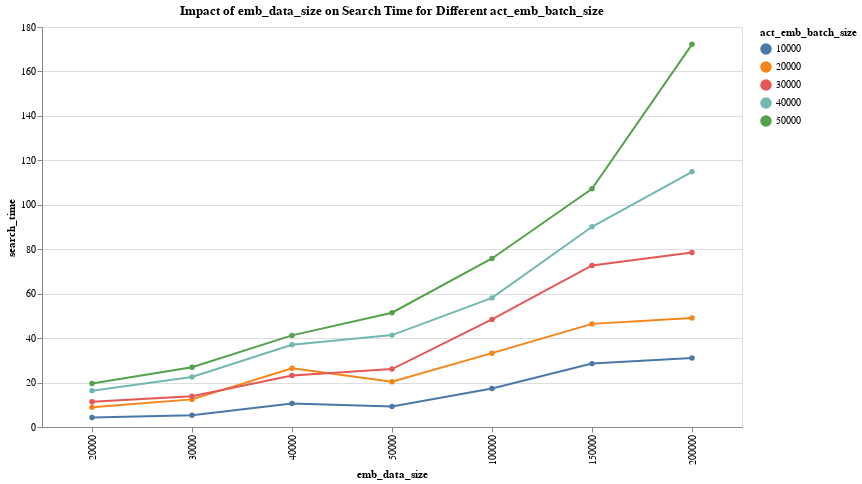

Source (notebook cell):
### Markdown cell above
### Conf 1 (1 cpu):
*   pool - 10/10
*   local mac env
*   memory limit 4gb (actual peak < 0.5gb),
*   cpu limit 1 (set by docker run --cpus="1.0" -m 4g --memory-swap 4g <image-name>)
*   index size of 200k emb 313mb (40s insertion time)
*   image: vibrant_panini
*   index type - ivfflat
*   topk-5

### Code cell
import altair as alt
import pandas as pd


data = {
    'emb_data_size': [20000, 20000, 20000, 20000, 20000, 30000, 30000, 30000, 30000, 30000, 40000, 40000, 40000, 40000, 40000, 50000, 50000, 50000, 50000, 50000, 100000, 100000, 100000, 100000, 100000, 150000, 150000, 150000, 150000, 150000, 200000, 200000, 200000, 200000, 200000],
    'act_emb_batch_size': [10000, 20000, 30000, 40000, 50000, 10000, 20000, 30000, 40000, 50000, 10000, 20000, 30000, 40000, 50000, 10000, 20000, 30000, 40000, 50000, 10000, 20000, 30000, 40000, 50000, 10000, 20000, 30000, 40000, 50000, 10000, 20000, 30000, 40000, 50000],
    'search_time': [4.248686, 8.918001, 11.312279, 16.330140, 19.565842, 5.319616, 12.429870, 13.883022, 22.468540, 26.918646, 10.622216, 26.457693, 23.219754, 36.982101, 41.225809, 9.234701, 20.399023, 26.089241, 41.346467, 51.428232, 17.357118, 33.227014, 48.402495, 58.101533, 75.838936, 28.521867, 46.406221, 72.696229, 90.101968, 107.190307, 31.032241, 49.034210, 78.551450, 114.842608, 172.193180]
}
df = pd.DataFrame(data)

# Create the chart
chart = alt.Chart(df).mark_line(point=True).encode(
    x=alt.X('emb_data_size:O', title='emb_data_size'),  # Treat emb_data_size as ordinal
    y=alt.Y('search_time:Q', title='search_time'),
    color=alt.Color('act_emb_batch_size:N', title='act_emb_batch_size'),  # Treat act_emb_batch_size as nominal
    tooltip=['emb_data_size', 'act_emb_batch_size', 'search_time']  # Add tooltip for interactivity
).properties(
    title='Impact of emb_data_size on Search Time for Different act_emb_batch_size',
    width=700,
    height=400
).interactive()  # Enable interactive panning and zooming

chart

### Figure 1 — Vega-Lite specification as saved in the notebook (floating-point values rounded to 4 significant figures)
{"config": {"view": {"continuousWidth": 300, "continuousHeight": 300}}, "data": {"name": "data-0d972d0a4f1193e456f1af12c7ba41eb"}, "mark": {"type": "line", "point": true}, "encoding": {"color": {"field": "act_emb_batch_size", "title": "act_emb_batch_size", "type": "nominal"}, "tooltip": [{"field": "emb_data_size", "type": "quantitative"}, {"field": "act_emb_batch_size", "type": "quantitative"}, {"field": "search_time", "type": "quantitative"}], "x": {"field": "emb_data_size", "title": "emb_data_size", "type": "ordinal"}, "y": {"field": "search_time", "title": "search_time", "type": "quantitative"}}, "height": 400, "params": [{"name": "param_1", "select": {"type": "interval", "encodings": ["x", "y"]}, "bind": "scales"}], "title": "Impact of emb_data_size on Search Time for Different act_emb_batch_size", "width": 700, "$schema": "https://vega.github.io/schema/vega-lite/v5.20.1.json", "datasets": {"data-0d972d0a4f1193e456f1af12c7ba41eb": [{"emb_data_size": 20000, "act_emb_batch_size": 10000, "search_time": 4.249}, {"emb_data_size": 20000, "act_emb_batch_size": 20000, "search_time": 8.918}, {"emb_data_size": 20000, "act_emb_batch_size": 30000, "search_time": 11.31}, {"emb_data_size": 20000, "act_emb_batch_size": 40000, "search_time": 16.33}, {"emb_data_size": 20000, "act_emb_batch_size": 50000, "search_time": 19.57}, {"emb_data_size": 30000, "act_emb_batch_size": 10000, "search_time": 5.32}, {"emb_data_size": 30000, "act_emb_batch_size": 20000, "search_time": 12.43}, {"emb_data_size": 30000, "act_emb_batch_size": 30000, "search_time": 13.88}, {"emb_data_size": 30000, "act_emb_batch_size": 40000, "search_time": 22.47}, {"emb_data_size": 30000, "act_emb_batch_size": 50000, "search_time": 26.92}, {"emb_data_size": 40000, "act_emb_batch_size": 10000, "search_time": 10.62}, {"emb_data_size": 40000, "act_emb_batch_size": 20000, "search_time": 26.46}, {"emb_data_size": 40000, "act_emb_batch_size": 30000, "search_time": 23.22}, {"emb_data_size": 40000, "act_emb_batch_size": 40000, "search_time": 36.98}, {"emb_data_size": 40000, "act_emb_batch_size": 50000, "search_time": 41.23}, {"emb_data_size": 50000, "act_emb_batch_size": 10000, "search_time": 9.235}, {"emb_data_size": 50000, "act_emb_batch_size": 20000, "search_time": 20.4}, {"emb_data_size": 50000, "act_emb_batch_size": 30000, "search_time": 26.09}, {"emb_data_size": 50000, "act_emb_batch_size": 40000, "search_time": 41.35}, {"emb_data_size": 50000, "act_emb_batch_size": 50000, "search_time": 51.43}, {"emb_data_size": 100000, "act_emb_batch_size": 10000, "search_time": 17.36}, {"emb_data_size": 100000, "act_emb_batch_size": 20000, "search_time": 33.23}, {"emb_data_size": 100000, "act_emb_batch_size": 30000, "search_time": 48.4}, {"emb_data_size": 100000, "act_emb_batch_size": 40000, "search_time": 58.1}, {"emb_data_size": 100000, "act_emb_batch_size": 50000, "search_time": 75.84}, {"emb_data_size": 150000, "act_emb_batch_size": 10000, "search_time": 28.52}, {"emb_data_size": 150000, "act_emb_batch_size": 20000, "search_time": 46.41}, {"emb_data_size": 150000, "act_emb_batch_size": 30000, "search_time": 72.7}, {"emb_data_size": 150000, "act_emb_batch_size": 40000, "search_time": 90.1}, {"emb_data_size": 150000, "act_emb_batch_size": 50000, "search_time": 107.2}, {"emb_data_size": 200000, "act_emb_batch_size": 10000, "search_time": 31.03}, {"emb_data_size": 200000, "act_emb_batch_size": 20000, "search_time": 49.03}, {"emb_data_size": 200000, "act_emb_batch_size": 30000, "search_time": 78.55}, {"emb_data_size": 200000, "act_emb_batch_size": 40000, "search_time": 114.8}, {"emb_data_size": 200000, "act_emb_batch_size": 50000, "search_time": 172.2}]}}
